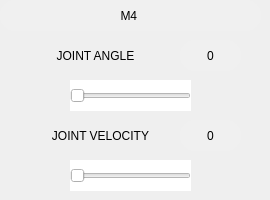
      <widget class="QWidget" name="M4Page">
       <widget class="QLabel" name="label_78">
        <property name="geometry">
         <rect>
          <x>0</x>
          <y>0</y>
          <width>261</width>
          <height>31</height>
         </rect>
        </property>
        <property name="styleSheet">
         <string notr="true">background-color: rgb(240, 240, 240);
border-radius: 15px;
font: 63 10pt &quot;Yu Gothic UI Semibold&quot;;</string>
        </property>
        <property name="text">
         <string>M4 </string>
        </property>
        <property name="alignment">
         <set>Qt::AlignCenter</set>
        </property>
       </widget>
       <widget class="QPushButton" name="M4AnglePlus">
        <property name="geometry">
         <rect>
          <x>200</x>
          <y>80</y>
          <width>41</width>
          <height>31</height>
         </rect>
        </property>
        <property name="styleSheet">
         <string notr="true">background-color: rgb(255, 255, 255);</string>
        </property>
        <property name="text">
         <string/>
        </property>
        <property name="icon">
         <iconset>
          <normaloff>C:/Users/asadr/Downloads/icons8-plus-50 (1).png</normaloff>C:/Users/asadr/Downloads/icons8-plus-50 (1).png</iconset>
        </property>
        <property name="iconSize">
         <size>
          <width>25</width>
          <height>28</height>
         </size>
        </property>
        <property name="flat">
         <bool>true</bool>
        </property>
       </widget>
       <widget class="QPushButton" name="pushButton_132">
        <property name="geometry">
         <rect>
          <x>20</x>
          <y>120</y>
          <width>151</width>
          <height>31</height>
         </rect>
        </property>
        <property name="styleSheet">
         <string notr="true">background-color: rgb(255, 255, 255);
font: 63 10pt &quot;Yu Gothic UI Semibold&quot;;</string>
        </property>
        <property name="text">
         <string>   JOINT VELOCITY</string>
        </property>
        <property name="icon">
         <iconset>
          <normaloff>C:/Users/asadr/Downloads/icons8-speedometer-64.png</normaloff>C:/Users/asadr/Downloads/icons8-speedometer-64.png</iconset>
        </property>
        <property name="iconSize">
         <size>
          <width>22</width>
          <height>22</height>
         </size>
        </property>
        <property name="flat">
         <bool>true</bool>
        </property>
       </widget>
       <widget class="QLabel" name="M4VelocityLabel">
        <property name="geometry">
         <rect>
          <x>180</x>
          <y>120</y>
          <width>61</width>
          <height>31</height>
         </rect>
        </property>
        <property name="styleSheet">
         <string notr="true">border-radius: 15px;
background-color: rgb(240, 240, 240);
font: 63 9pt &quot;Yu Gothic UI Semibold&quot;;</string>
        </property>
        <property name="text">
         <string>0</string>
        </property>
        <property name="alignment">
         <set>Qt::AlignCenter</set>
        </property>
       </widget>
       <widget class="QSlider" name="M4VelocitySlider">
        <property name="geometry">
         <rect>
          <x>70</x>
          <y>160</y>
          <width>121</width>
          <height>31</height>
         </rect>
        </property>
        <property name="styleSheet">
         <string notr="true">background-color: rgb(255, 255, 255);</string>
        </property>
        <property name="orientation">
         <enum>Qt::Horizontal</enum>
        </property>
       </widget>
       <widget class="QPushButton" name="M4VelocityMinus">
        <property name="geometry">
         <rect>
          <x>20</x>
          <y>160</y>
          <width>41</width>
          <height>31</height>
         </rect>
        </property>
        <property name="styleSheet">
         <string notr="true">background-color: rgb(255, 255, 255);</string>
        </property>
        <property name="text">
         <string/>
        </property>
        <property name="icon">
         <iconset>
          <normaloff>C:/Users/asadr/Downloads/icons8-minus-50.png</normaloff>C:/Users/asadr/Downloads/icons8-minus-50.png</iconset>
        </property>
        <property name="iconSize">
         <size>
          <width>25</width>
          <height>28</height>
         </size>
        </property>
        <property name="flat">
         <bool>true</bool>
        </property>
       </widget>
       <widget class="QPushButton" name="M4VelocityPlus">
        <property name="geometry">
         <rect>
          <x>200</x>
          <y>160</y>
          <width>41</width>
          <height>31</height>
         </rect>
        </property>
        <property name="styleSheet">
         <string notr="true">background-color: rgb(255, 255, 255);</string>
        </property>
        <property name="text">
         <string/>
        </property>
        <property name="icon">
         <iconset>
          <normaloff>C:/Users/asadr/Downloads/icons8-plus-50 (1).png</normaloff>C:/Users/asadr/Downloads/icons8-plus-50 (1).png</iconset>
        </property>
        <property name="iconSize">
         <size>
          <width>25</width>
          <height>28</height>
         </size>
        </property>
        <property name="flat">
         <bool>true</bool>
        </property>
       </widget>
       <widget class="QPushButton" name="M4AngleMinus">
        <property name="geometry">
         <rect>
          <x>20</x>
          <y>80</y>
          <width>41</width>
          <height>31</height>
         </rect>
        </property>
        <property name="styleSheet">
         <string notr="true">background-color: rgb(255, 255, 255);</string>
        </property>
        <property name="text">
         <string/>
        </property>
        <property name="icon">
         <iconset>
          <normaloff>C:/Users/asadr/Downloads/icons8-minus-50.png</normaloff>C:/Users/asadr/Downloads/icons8-minus-50.png</iconset>
        </property>
        <property name="iconSize">
         <size>
          <width>25</width>
          <height>28</height>
         </size>
        </property>
        <property name="flat">
         <bool>true</bool>
        </property>
       </widget>
       <widget class="QLabel" name="M4AngleLabel">
        <property name="geometry">
         <rect>
          <x>180</x>
          <y>40</y>
          <width>61</width>
          <height>31</height>
         </rect>
        </property>
        <property name="styleSheet">
         <string notr="true">border-radius: 15px;
background-color: rgb(240, 240, 240);
font: 63 9pt &quot;Yu Gothic UI Semibold&quot;;</string>
        </property>
        <property name="frameShape">
         <enum>QFrame::Box</enum>
        </property>
        <property name="text">
         <string>0</string>
        </property>
        <property name="alignment">
         <set>Qt::AlignCenter</set>
        </property>
       </widget>
       <widget class="QSlider" name="M4AngleSlider">
        <property name="geometry">
         <rect>
          <x>70</x>
          <y>80</y>
          <width>121</width>
          <height>31</height>
         </rect>
        </property>
        <property name="styleSheet">
         <string notr="true">background-color: rgb(255, 255, 255);</string>
        </property>
        <property name="orientation">
         <enum>Qt::Horizontal</enum>
        </property>
       </widget>
       <widget class="QPushButton" name="pushButton_129">
        <property name="geometry">
         <rect>
          <x>30</x>
          <y>40</y>
          <width>121</width>
          <height>31</height>
         </rect>
        </property>
        <property name="styleSheet">
         <string notr="true">background-color: rgb(255, 255, 255);
font: 63 10pt &quot;Yu Gothic UI Semibold&quot;;</string>
        </property>
        <property name="text">
         <string>   JOINT ANGLE</string>
        </property>
        <property name="icon">
         <iconset>
          <normaloff>C:/Users/asadr/Downloads/icons8-data-setting-50 (1).png</normaloff>C:/Users/asadr/Downloads/icons8-data-setting-50 (1).png</iconset>
        </property>
        <property name="iconSize">
         <size>
          <width>20</width>
          <height>20</height>
         </size>
        </property>
        <property name="flat">
         <bool>true</bool>
        </property>
       </widget>
      </widget>
